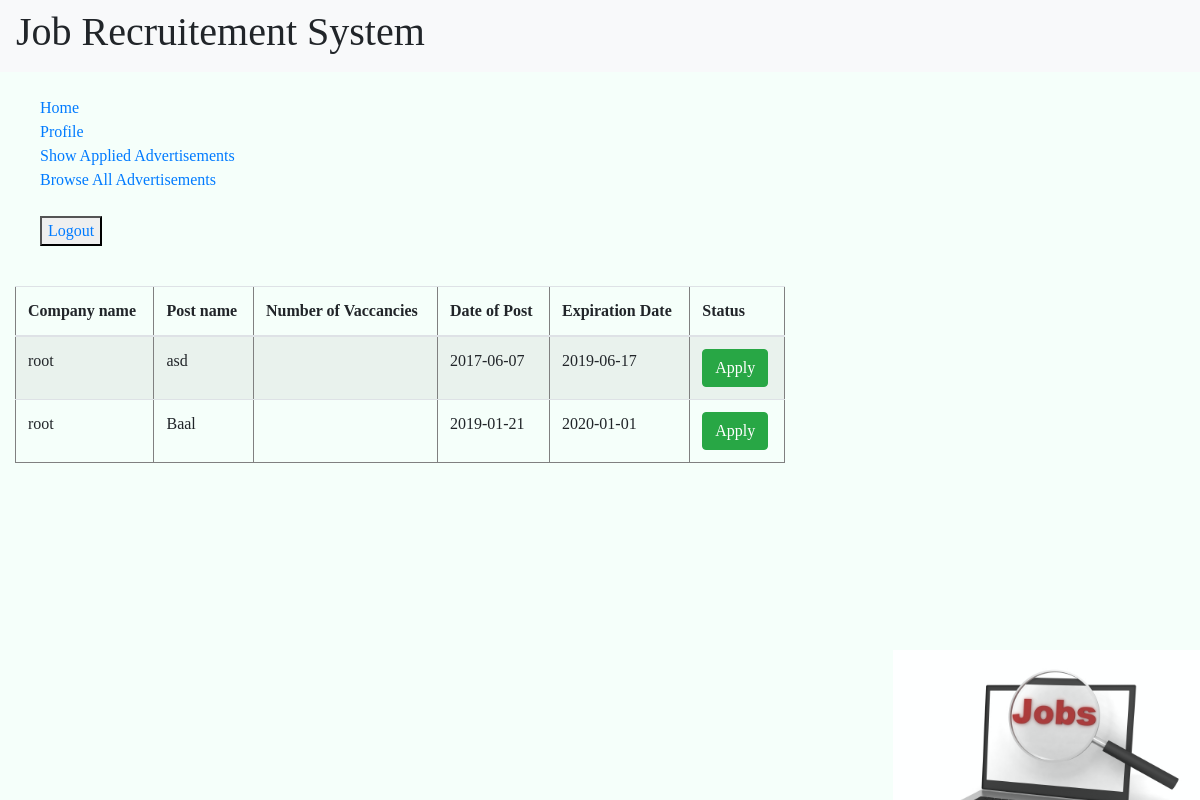
The app's page /public/student/searchjobs.php (signed in) with its own data.
### tables this page shows
CREATE TABLE `comjob` (
  `cid` int(11) NOT NULL,
  `jobid` int(11) NOT NULL,
  `postname` text NOT NULL,
  `postdate` date NOT NULL,
  `expdate` date NOT NULL,
  `jobdes` text NOT NULL,
  `display` int(1) NOT NULL,
  `applied` int(11) NOT NULL DEFAULT '0',
  `slot` int(11) NOT NULL
);

CREATE TABLE `company` (
  `companyname` varchar(30) NOT NULL,
  `email` varchar(30) NOT NULL,
  `cid` int(11) NOT NULL,
  `username` text NOT NULL,
  `password` varchar(15) NOT NULL,
  `companydescription` text NOT NULL
);

### includes/functions.php (called while the page is built, shortened)
<?php
function runQuery($connection,$query)
{
	$result=mysqli_query($connection,$query);
	if ($result)
	{
		return $result;
	}
	else
	{
		die ("Database Query Failed");
	}
}
?>

### public/student/searchjobs.php (the view, shortened to what this page needs)
<?php
require_once("../../includes/functions.php");
if(isset($_SESSION["sid"]))
{
	include("../../includes/stdheader.php");
?>
				<div class="col-md-8">
			<table  class="table table-striped" border="1">
				<thead>
					<tr>
						<th>Company name</th>
						<th>Post name</th>
						<th>Number of Vaccancies</th>
						<th>Date of Post</th>
						<th>Expiration Date</th>
						<th>Status</th>
					</tr>
				</thead>
				<tbody>
	<?php
					$connection=connectDb();
					$query="SELECT * FROM comjob WHERE display='1' AND DATE(NOW()) <= expdate and NOT EXISTS(SELECT * FROM application WHERE jobid = comjob.jobid AND applied < slot AND sid = '".$_SESSION['sid']."')";
					$result=runQuery($connection, $query);
					while($info=mysqli_fetch_assoc($result))
					{
							$query2="SELECT companyname from company where cid='$info[cid]'";
							$result2=runQuery($connection, $query2);
							$info2=mysqli_fetch_assoc($result2);
							$url = "../../includes/apply.php?jobid=".$info['jobid'];
	?>
						<tr>
							<td><?php echo $info2['companyname']?></td>
							<td><?php echo $info['postname']?></td>
							<td><?php echo $info['vaccantpost']?></td>
							<td><?php echo $info['postdate']?></td>
							<td><?php echo $info['expdate']?></td>
							<td>
								<button class='btn btn-success' name = "apply" onclick=location.href="<?php echo $url;?>">Apply</button>
							</td>
						</tr>
	<?php
					}
	?>
				</tbody>
			</table>
				</div>
<?php
	require_once("../../includes/footerstd.php");
}
else
{
	redto("../../index.php");
}
?>

### public/stylesheet.css (style rules this page uses)
body { background-color: #F5FFFA; font-family: "verdana"; }

### records on screen
comjob: cid.companyname "root", postname "asd", postdate "2017-06-07", expdate "2019-06-17"
comjob: cid.companyname "root", postname "Baal", postdate "2019-01-21", expdate "2020-01-01"
